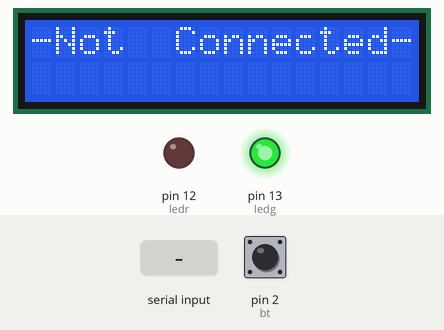
Simulated run of this sketch. Board: Arduino Uno, built with avr-gcc and run on an emulated ATmega328P. On the bench: 16×2 character LCD, output pins drawn as LEDs (lit = HIGH). The test bench sets the inputs (shaded band); at power-on: pin 2 (bt) HIGH. What the sketch prints to the serial monitor is not drawn.

Above: at 1.2 s.
1.3 s: "TIME_SET" received over Serial
At 3.9 s:
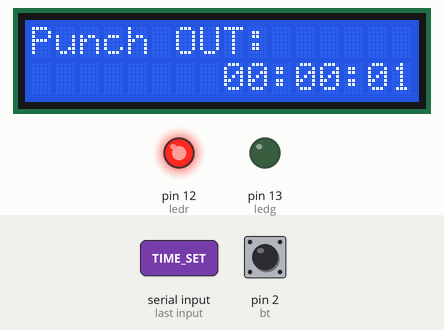
4.3 s: pin 2 (bt) pulled LOW for 0.15 s
At 5.9 s:
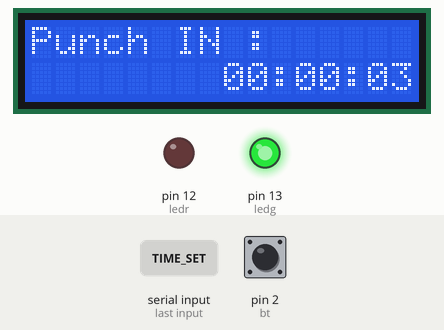
At 8.84 s:
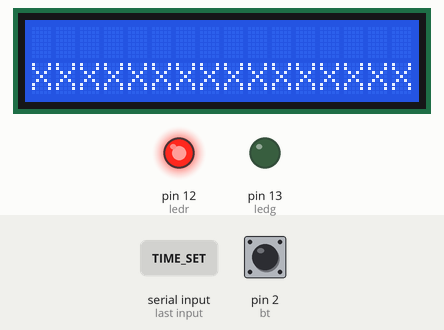
14.4 s: "where4\n" received over Serial
17.4 s: "where5\n" received over Serial
Timing chart, 0 to 21.4 s (numbered marks = the images above; inputs shaded):
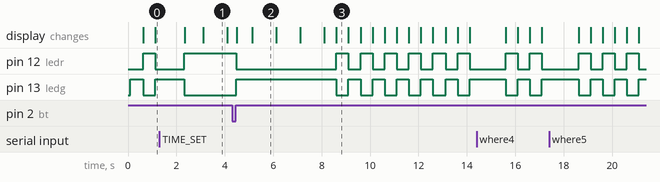

Measured:
- after the input at 1.3 s, the display: first changes after 1.0 s (image 1 shows a later state)
- after the input at 4.3 s, the display: first changes after 0.19 s (image 2 shows a later state)
- by itself, pin 12 (ledr): repeats every 1.0 s: HIGH 0.50 s, LOW 0.53 s
- by itself, pin 13 (ledg): repeats every 1.0 s: LOW 0.50 s, HIGH 0.53 s
- what the display in image 1 shows lasts 1.0 s, from 3.1 s to 4.1 s
- what the display in image 3 shows lasts 0.5 s, from 8.6 s to 9.1 s

The sketch:

Arduino_RFID_Mode.ino
```cpp
#include <MsTimer2.h>           //타이머인터럽트 라이브러리
#include <LiquidCrystal_I2C.h>  //LCD 라이브러리


LiquidCrystal_I2C lcd(0x27, 16, 2);


//시간 받아오는 함수
unsigned char c;
unsigned char c_old;


//LCD 입출력 표시
String lcdState = "";

//connection state
volatile bool bTriger = false;
volatile bool bSend = false;
volatile bool bRecv = false;

// 버튼 상태를 위한 함수
int bt = 2;
int ledg = 13;
int ledr = 12;
volatile byte state = LOW;
bool enter = false;


char buf; /*통신을 읽는 버퍼*/
String  sCommand = "";/*시리얼 수신 데이터 저장*/
volatile int hh = 0;
volatile int mm = 0;
volatile int ss = 0;

volatile int vn500ms = 0;

bool bConndisplay = false;
bool bTimeRecv = false;
// 아두이노->윈폼 발신
String sSend = "send";

// 윈폼 -> 아두이노 수신체크
String sCheck = "";

void setup() {
  Serial.begin(9600);
  lcd.init();
  lcd.backlight();

  pinMode(ledg, OUTPUT);
  pinMode(ledr, OUTPUT);
  pinMode(bt, INPUT_PULLUP);
  //sw를 인풋_풀업으로 하여 스위치가 열려있다면 HIGH
  //스위치가 닫혀있다면 LOW값을 반환

  //timer함수 호출하는 타이머인터럽트
  MsTimer2::set(500, timer);
  MsTimer2::start();


  //LED, LCD 인터럽트로 돌아가도록 함
  attachInterrupt(digitalPinToInterrupt(bt), button, CHANGE);


  lcd.clear();
}

////////////////////////////////////////////////////////////
void timer() {            //시간 계산

  vn500ms++;
  if( vn500ms % 2 == 0 )
  {
      vn500ms = 0;
      ss++;
      if (ss >= 60) {
        mm++;
        ss = 0;
      }
      if (mm >= 60) {
        mm = 0;
        hh++;
      }
      if (hh >= 24) {
        hh = 0;
      }
      if      ( ss % 5 == 0 )  bSend = true;
      else if ( ss % 5 != 0 )  bRecv = true;
  }
}


void serialEvent()      //시리얼 통신
{
    sCommand = Serial.readString();
    //Serial.print(Serial.readString());

    if (sCommand.indexOf("TIME_SET") != -1) // CONNECT or ALREADY CONNECTED
    {
        bTimeRecv = true;
        bTriger = true;
        //Serial.println(sCommand);
        char temp[5];

        // string -> int
        sCommand.substring(9, 11).toCharArray(temp, 3);
        hh = atoi(temp);
        //Serial.print(hh);
        //Serial.print('/');

        sCommand.substring(11, 13).toCharArray(temp, 3);
        mm = atoi(temp);
        //Serial.print(mm);
        //Serial.print('/');

        sCommand.substring(13, 15).toCharArray(temp, 3);
        ss = atoi(temp);
        //Serial.print(ss);
        //Serial.print('/');
        //Serial.print(sCommand);
        Serial.println(temp);

        sCommand.substring(15, 16).toCharArray(temp, 2);
        if(atoi(temp)==1){
            state = HIGH;
            enter = true;
            lcdState = "Punch IN :      ";
        }

        else{
            state = LOW;
            enter = false;
            lcdState = "Punch OUT:      ";
        }
        //enter,state,lcd
                Serial.println(temp);

        sCommand = "";        //시리얼 수신값 초기화
        //    Serial.print(buf);
        //sCommand = 7;


    }
    else if (sCommand.indexOf("RECV") != -1)
    {
        bTriger = true;
    }
}

///////////////////////////////////////////////////////////
//윈폼 -> 아두이노 즉시응답
//약 1초간 딜레이가 생김 ... 왜????
//시리얼 받기 확인 됨 -> connection 넘어감
void serialCheck()
{
    if( bTriger == false )
    {
        bConndisplay = false;
        bTimeRecv = false;
    }
    else
    {
        bConndisplay = true;
    }
}


//입출력 버튼 전환
//  입 출문 각 led구현
//  LCD구현
void button()
{

    if (digitalRead(bt) == HIGH)
    {
        delay(20);
        if ( enter == false )
        {
            //digitalWrite(led, HIGH);
            Serial.println("Mode1");
            state = HIGH;
            enter = true;
            lcdState = "Punch IN :      ";
            //Serial.println("where3");
        }
        else
        {
            //digitalWrite(led, HIGH);
            Serial.println("Mode0");
            state = LOW;
            enter = false;
            lcdState = "Punch OUT:      ";
            //Serial.println("where4");
        }
    }
}


void timerBuffer()
{
    //시간LCD 표시
    char timeBuf[30];
    sprintf(timeBuf , "%02d:%02d:%02d", hh, mm, ss);
    //sCommand = timeBuf;
    lcd.setCursor(0,1 );
    lcd.print("        ");
    lcd.setCursor(8, 1);
    lcd.print(timeBuf);
}

void ledCNT()
{
    //출퇴근 LED,LCD상태 표시
    digitalWrite(ledg, state);
    digitalWrite(ledr, !state);
    lcd.setCursor(0, 0);
    lcd.print(lcdState);
    //delay(3000);
    //Serial.println("where5");
}


//이름 및 부서명


//공지사항, 재고확인알림


void loop()
{
    if( bSend == true )
    {
        bTriger = false;
        bSend = false;
        if ( bTimeRecv == false )
        {
            Serial.println("TIME_REQUEST");
        }
        else
        {
            Serial.println("SEND");
        }
    }
    if ( bRecv == true )
    {
        bRecv = false;
        serialCheck();
    }

    if(bConndisplay == true)
    {
        timerBuffer();
        ledCNT();
    }
    else
    {
      //연결 X 깜빡깜빡
        if( vn500ms % 2 == 0 )
        {
            lcd.setCursor(0, 0);
            lcd.print("-Not  Connected-");
            lcd.setCursor(0, 1);
            lcd.print("                ");

            digitalWrite(ledg, HIGH);
            digitalWrite(ledr, LOW);
            //Serial.println("where6");
        }
        else
        {
            lcd.setCursor(0, 0);
            lcd.print("                ");
            lcd.setCursor(0, 1);
            lcd.print("XXXXXXXXXXXXXXXX");

            digitalWrite(ledg, LOW);
            digitalWrite(ledr, HIGH);
            //Serial.println("where7");
        }
    }
}
```
